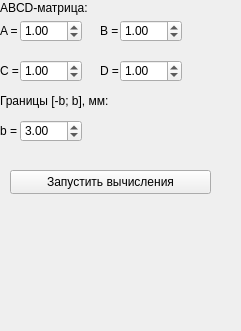
      <widget class="QWidget" name="crossSectionCustomTransformPage">
       <property name="geometry">
        <rect>
         <x>0</x>
         <y>0</y>
         <width>241</width>
         <height>331</height>
        </rect>
       </property>
       <attribute name="label">
        <string>Произвольное преобразование</string>
       </attribute>
       <widget class="QLabel" name="aElementCrossSectionInputText">
        <property name="geometry">
         <rect>
          <x>0</x>
          <y>20</y>
          <width>21</width>
          <height>21</height>
         </rect>
        </property>
        <property name="text">
         <string>A = </string>
        </property>
       </widget>
       <widget class="QLabel" name="abcdMatrixCrossSectionText">
        <property name="geometry">
         <rect>
          <x>0</x>
          <y>0</y>
          <width>111</width>
          <height>16</height>
         </rect>
        </property>
        <property name="text">
         <string>ABCD-матрица:</string>
        </property>
       </widget>
       <widget class="QLabel" name="bElementCrossSectionInputText">
        <property name="geometry">
         <rect>
          <x>100</x>
          <y>20</y>
          <width>21</width>
          <height>21</height>
         </rect>
        </property>
        <property name="text">
         <string>B = </string>
        </property>
       </widget>
       <widget class="QLabel" name="cElementCrossSectionInputText">
        <property name="geometry">
         <rect>
          <x>0</x>
          <y>60</y>
          <width>21</width>
          <height>21</height>
         </rect>
        </property>
        <property name="text">
         <string>C = </string>
        </property>
       </widget>
       <widget class="QLabel" name="dElementCrossSectionInputText">
        <property name="geometry">
         <rect>
          <x>100</x>
          <y>60</y>
          <width>21</width>
          <height>21</height>
         </rect>
        </property>
        <property name="text">
         <string>D = </string>
        </property>
       </widget>
       <widget class="QDoubleSpinBox" name="aElementCrossSectionInputBox">
        <property name="geometry">
         <rect>
          <x>20</x>
          <y>20</y>
          <width>62</width>
          <height>22</height>
         </rect>
        </property>
        <property name="minimum">
         <double>-999999.989999999990687</double>
        </property>
        <property name="maximum">
         <double>999999.989999999990687</double>
        </property>
        <property name="value">
         <double>1.000000000000000</double>
        </property>
       </widget>
       <widget class="QDoubleSpinBox" name="cElementCrossSectionInputBox">
        <property name="geometry">
         <rect>
          <x>20</x>
          <y>60</y>
          <width>62</width>
          <height>22</height>
         </rect>
        </property>
        <property name="minimum">
         <double>-999999.989999999990687</double>
        </property>
        <property name="maximum">
         <double>999999.989999999990687</double>
        </property>
        <property name="value">
         <double>1.000000000000000</double>
        </property>
       </widget>
       <widget class="QDoubleSpinBox" name="bElementCrossSectionInputBox">
        <property name="geometry">
         <rect>
          <x>120</x>
          <y>20</y>
          <width>62</width>
          <height>22</height>
         </rect>
        </property>
        <property name="minimum">
         <double>-999999.989999999990687</double>
        </property>
        <property name="maximum">
         <double>999999.989999999990687</double>
        </property>
        <property name="value">
         <double>1.000000000000000</double>
        </property>
       </widget>
       <widget class="QDoubleSpinBox" name="dElementCrossSectionInputBox">
        <property name="geometry">
         <rect>
          <x>120</x>
          <y>60</y>
          <width>62</width>
          <height>22</height>
         </rect>
        </property>
        <property name="minimum">
         <double>-999999.989999999990687</double>
        </property>
        <property name="maximum">
         <double>999999.989999999990687</double>
        </property>
        <property name="value">
         <double>1.000000000000000</double>
        </property>
       </widget>
       <widget class="QPushButton" name="startCrossSectionCustomTransformButton">
        <property name="geometry">
         <rect>
          <x>10</x>
          <y>170</y>
          <width>201</width>
          <height>24</height>
         </rect>
        </property>
        <property name="text">
         <string>Запустить вычисления</string>
        </property>
       </widget>
       <widget class="QLabel" name="bCrossSectionCustomText">
        <property name="geometry">
         <rect>
          <x>0</x>
          <y>90</y>
          <width>151</width>
          <height>21</height>
         </rect>
        </property>
        <property name="text">
         <string>Границы [-b; b], мм:</string>
        </property>
       </widget>
       <widget class="QDoubleSpinBox" name="bCrossSectionCustomInputBox">
        <property name="geometry">
         <rect>
          <x>20</x>
          <y>120</y>
          <width>62</width>
          <height>22</height>
         </rect>
        </property>
        <property name="minimum">
         <double>0.010000000000000</double>
        </property>
        <property name="value">
         <double>3.000000000000000</double>
        </property>
       </widget>
       <widget class="QLabel" name="bCrossSectionCustomInputText">
        <property name="geometry">
         <rect>
          <x>0</x>
          <y>120</y>
          <width>21</width>
          <height>21</height>
         </rect>
        </property>
        <property name="text">
         <string>b = </string>
        </property>
       </widget>
      </widget>
